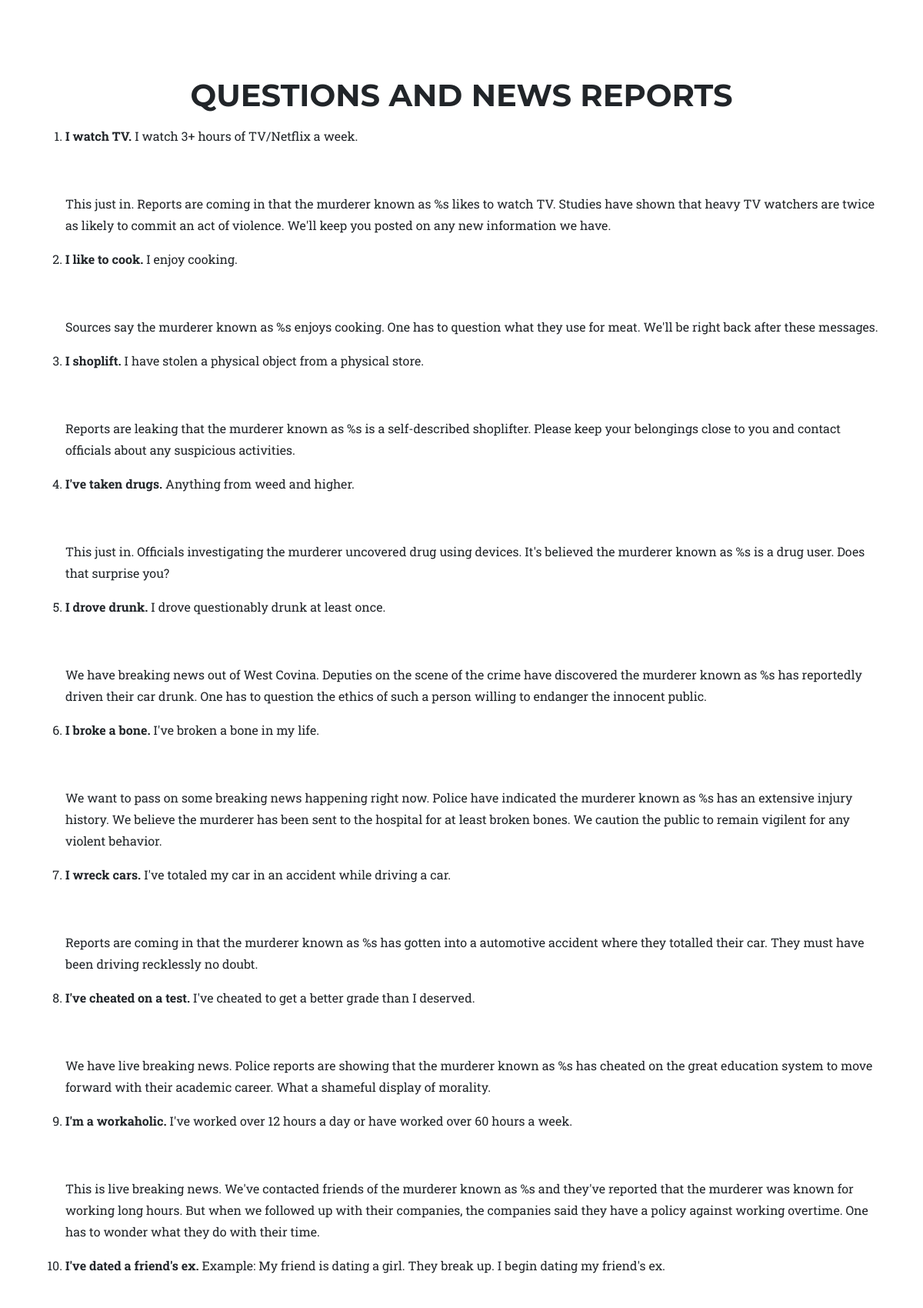
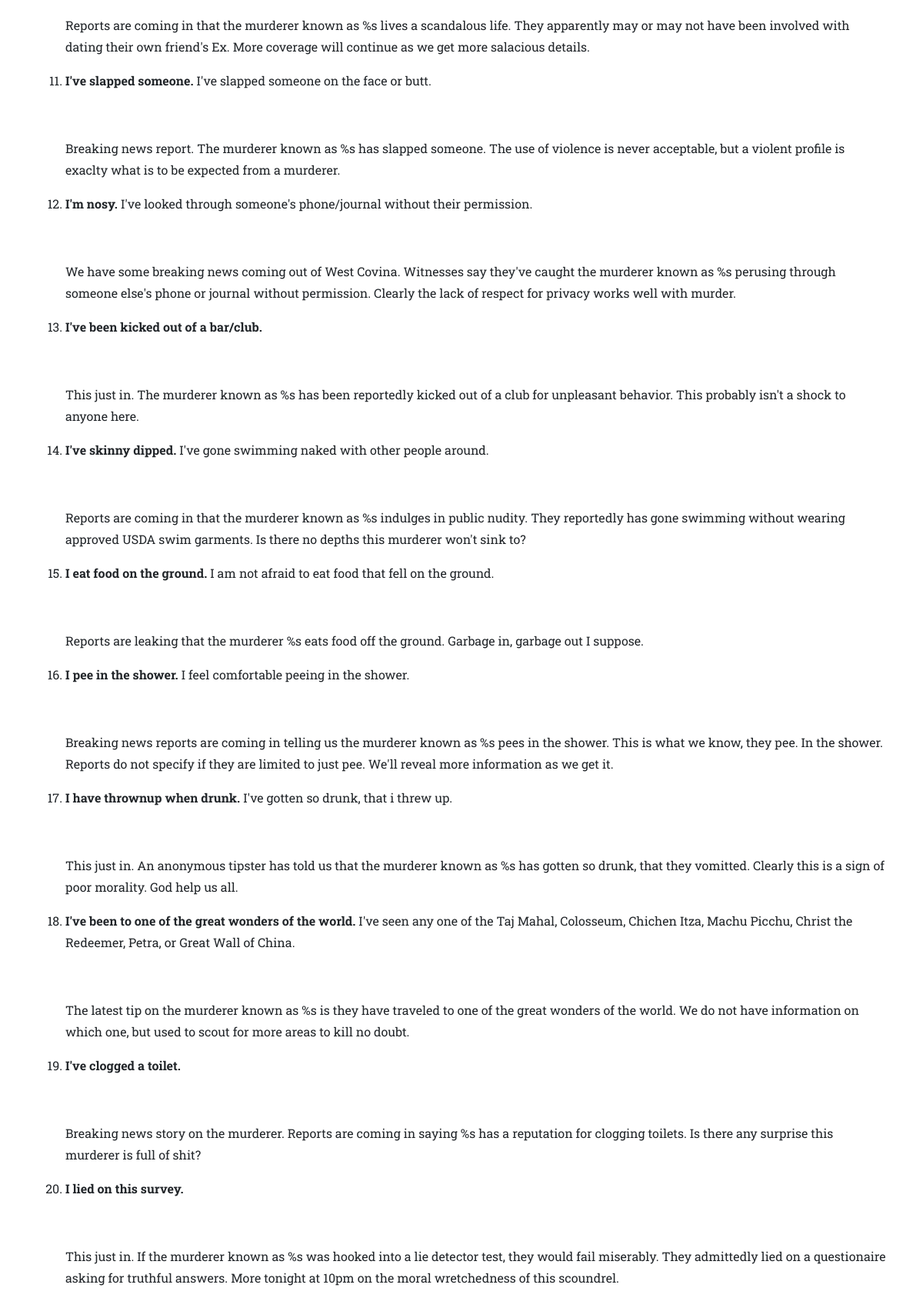
Screenshot of /all_questions (upper part) with the database file from the repository (2 pictures, top to bottom).
### game/models.py (models this page shows, shortened)
class Question(models.Model):
    text = models.TextField()           # Question on problem
    news_report = models.TextField()           # How the news reports this question
    selected_count = models.IntegerField(default=0)  # How many times this question was selected

### game/views.py (the view)
# urls.py: path('all_questions', views.all_questions, name='all_questions'),
def all_questions(request):
    questions = Question.objects.all()
    return render(request, 'all_questions.html', {'questions': questions})

### game/templates/all_questions.html
{% extends "base.html" %}
{% block body %}
  <section class="page-section" id="services">
    <div class="container">
      <div class="row">
        <div class="col-lg-12 text-center">
          <h2 class="section-heading text-uppercase">Questions and News Reports</h2>
        </div>
      </div>
    </div>
    <div class="container">
      <div class="row">
        <div class="col-lg-12">
          <ol>
            {% for question in questions %}
              <li>
                <p>{{ question.text|safe }}</p>
                <p>&nbsp;</p>
                <p>{{ question.news_report }}</p>
              </li>
            {% endfor %}
          </ol>
        </div>
      </div>
    </div>
  </section>
{% endblock %}

### rows the page displays
Question: text "I watch TV. I watch 3+ hours of TV/Netflix a week.", news_report "This just in. Reports are coming in that the murderer known as %s likes to watch TV. Studies have shown that heavy TV watchers are twice as likely to commit an act of violence. We'll keep you posted on any new information we have."
Question: text "I like to cook. I enjoy cooking.", news_report "Sources say the murderer known as %s enjoys cooking. One has to question what they use for meat. We'll be right back after these messages."
Question: text "I shoplift. I have stolen a physical object from a physical store.", news_report "Reports are leaking that the murderer known as %s is a self-described shoplifter. Please keep your belongings close to you and contact officials about any suspicious activities."
Question: text "I've taken drugs. Anything from weed and higher.", news_report "This just in. Officials investigating the murderer uncovered drug using devices. It's believed the murderer known as %s is a drug user. Does that surprise you?"
Question: text "I drove drunk. I drove questionably drunk at least once.", news_report "We have breaking news out of West Covina. Deputies on the scene of the crime have discovered the murderer known as %s has reportedly driven their car drunk. One has to question the ethics of such a person willing to endanger the innocent public."
Question: text "I broke a bone. I've broken a bone in my life.", news_report "We want to pass on some breaking news happening right now. Police have indicated the murderer known as %s has an extensive injury history. We believe the murderer has been sent to the hospital for at least broken bones. We caution the public to remain vigilent for any violent behavior."
Question: text "I wreck cars. I've totaled my car in an accident while driving a car.", news_report "Reports are coming in that the murderer known as %s has gotten into a automotive accident where they totalled their car. They must have been driving recklessly no doubt."
Question: text "I've cheated on a test. I've cheated to get a better grade than I deserved.", news_report "We have live breaking news. Police reports are showing that the murderer known as %s has cheated on the great education system to move forward with their academic career. What a shameful display of morality."
Question: text "I'm a workaholic. I've worked over 12 hours a day or have worked over 60 hours a week.", news_report "This is live breaking news. We've contacted friends of the murderer known as %s and they've reported that the murderer was known for working long hours. But when we followed up with their companies, the companies said they have a policy against working overtime. One has to wonder what they do with their time."
Question: text "I've dated a friend's ex. Example: My friend is dating a girl. They break up. I begin dating my friend's ex.", news_report "Reports are coming in that the murderer known as %s lives a scandalous life. They apparently may or may not have been involved with dating their own friend's Ex. More coverage will continue as we get more salacious details."
Question: text "I've slapped someone. I've slapped someone on the face or butt.", news_report "Breaking news report. The murderer known as %s has slapped someone. The use of violence is never acceptable, but a violent profile is exaclty what is to be expected from a murderer."
Question: text "I'm nosy. I've looked through someone's phone/journal without their permission.", news_report "We have some breaking news coming out of West Covina. Witnesses say they've caught the murderer known as %s perusing through someone else's phone or journal without permission. Clearly the lack of respect for privacy works well with murder."
Question: text "I've been kicked out of a bar/club.", news_report "This just in. The murderer known as %s has been reportedly kicked out of a club for unpleasant behavior. This probably isn't a shock to anyone here."
Question: text "I've skinny dipped. I've gone swimming naked with other people around.", news_report "Reports are coming in that the murderer known as %s indulges in public nudity. They reportedly has gone swimming without wearing approved USDA swim garments. Is there no depths this murderer won't sink to?"
Question: text "I eat food on the ground. I am not afraid to eat food that fell on the ground.", news_report "Reports are leaking that the murderer %s eats food off the ground. Garbage in, garbage out I suppose."
Question: text "I pee in the shower. I feel comfortable peeing in the shower.", news_report "Breaking news reports are coming in telling us the murderer known as %s pees in the shower. This is what we know, they pee. In the shower. Reports do not specify if they are limited to just pee. We'll reveal more information as we get it."
Question: text "I have thrownup when drunk. I've gotten so drunk, that i threw up.", news_report "This just in. An anonymous tipster has told us that the murderer known as %s has gotten so drunk, that they vomitted. Clearly this is a sign of poor morality. God help us all."
Question: text "I've been to one of the great wonders of the world. I've seen any one of the Taj Mahal, Colosseum, Chichen Itza, Machu Picchu, Christ the Redeemer, Petra, or Great Wall of China.", news_report "The latest tip on the murderer known as %s is they have traveled to one of the great wonders of the world. We do not have information on which one, but used to scout for more areas to kill no doubt."
Question: text "I've clogged a toilet.", news_report "Breaking news story on the murderer. Reports are coming in saying %s has a reputation for clogging toilets. Is there any surprise this murderer is full of shit?"
Question: text "I lied on this survey.", news_report "This just in. If the murderer known as %s was hooked into a lie detector test, they would fail miserably. They admittedly lied on a questionaire asking for truthful answers. More tonight at 10pm on the moral wretchedness of this scoundrel."
